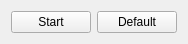
<?xml version="1.0" encoding="UTF-8"?>
<ui version="4.0">
 <class>dlgDipswitch</class>
 <widget class="QWidget" name="dlgDipswitch">
  <property name="geometry">
   <rect>
    <x>0</x>
    <y>0</y>
    <width>338</width>
    <height>75</height>
   </rect>
  </property>
  <property name="windowTitle">
   <string>Dip Switches</string>
  </property>
  <layout class="QVBoxLayout" name="verticalLayout">
   <property name="sizeConstraint">
    <enum>QLayout::SetFixedSize</enum>
   </property>
   <item>
    <layout class="QFormLayout" name="formLayout_Dipswitch"/>
   </item>
   <item>
    <layout class="QHBoxLayout" name="horizontalLayout_Standard_Button">
     <item>
      <widget class="themePushButton" name="pushButton_Start">
       <property name="text">
        <string>Start</string>
       </property>
       <property name="icon">
        <iconset resource="resources.qrc">
         <normaloff>:/icon/icons/confirm.svgz</normaloff>:/icon/icons/confirm.svgz</iconset>
       </property>
      </widget>
     </item>
     <item>
      <widget class="themePushButton" name="pushButton_Default">
       <property name="text">
        <string>Default</string>
       </property>
       <property name="icon">
        <iconset resource="resources.qrc">
         <normaloff>:/icon/icons/overscan_default.svgz</normaloff>:/icon/icons/overscan_default.svgz</iconset>
       </property>
      </widget>
     </item>
    </layout>
   </item>
  </layout>
 </widget>
 <customwidgets>
  <customwidget>
   <class>themePushButton</class>
   <extends>QPushButton</extends>
   <header>theme.hpp</header>
  </customwidget>
 </customwidgets>
 <resources>
  <include location="resources.qrc"/>
 </resources>
 <connections/>
</ui>
